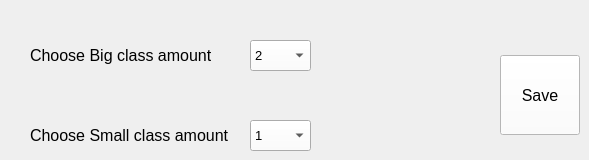
    <widget class="QWidget" name="tabClass">
     <attribute name="title">
      <string>Classes</string>
     </attribute>
     <widget class="QComboBox" name="comboBoxSmall">
      <property name="geometry">
       <rect>
        <x>250</x>
        <y>120</y>
        <width>61</width>
        <height>31</height>
       </rect>
      </property>
      <property name="palette">
       <palette>
        <active>
         <colorrole role="Button">
          <brush brushstyle="SolidPattern">
           <color alpha="255">
            <red>255</red>
            <green>255</green>
            <blue>255</blue>
           </color>
          </brush>
         </colorrole>
         <colorrole role="Light">
          <brush brushstyle="SolidPattern">
           <color alpha="255">
            <red>255</red>
            <green>255</green>
            <blue>255</blue>
           </color>
          </brush>
         </colorrole>
        </active>
        <inactive>
         <colorrole role="Button">
          <brush brushstyle="SolidPattern">
           <color alpha="255">
            <red>255</red>
            <green>255</green>
            <blue>255</blue>
           </color>
          </brush>
         </colorrole>
         <colorrole role="Light">
          <brush brushstyle="SolidPattern">
           <color alpha="255">
            <red>255</red>
            <green>255</green>
            <blue>255</blue>
           </color>
          </brush>
         </colorrole>
        </inactive>
        <disabled>
         <colorrole role="Button">
          <brush brushstyle="SolidPattern">
           <color alpha="255">
            <red>255</red>
            <green>255</green>
            <blue>255</blue>
           </color>
          </brush>
         </colorrole>
         <colorrole role="Light">
          <brush brushstyle="SolidPattern">
           <color alpha="255">
            <red>255</red>
            <green>255</green>
            <blue>255</blue>
           </color>
          </brush>
         </colorrole>
        </disabled>
       </palette>
      </property>
      <property name="font">
       <font>
        <pointsize>10</pointsize>
       </font>
      </property>
      <item>
       <property name="text">
        <string>1</string>
       </property>
      </item>
      <item>
       <property name="text">
        <string>2</string>
       </property>
      </item>
      <item>
       <property name="text">
        <string>3</string>
       </property>
      </item>
      <item>
       <property name="text">
        <string>4</string>
       </property>
      </item>
      <item>
       <property name="text">
        <string>5</string>
       </property>
      </item>
     </widget>
     <widget class="QLabel" name="label_2">
      <property name="geometry">
       <rect>
        <x>30</x>
        <y>120</y>
        <width>201</width>
        <height>31</height>
       </rect>
      </property>
      <property name="font">
       <font>
        <pointsize>12</pointsize>
       </font>
      </property>
      <property name="text">
       <string>Choose Small class amount</string>
      </property>
     </widget>
     <widget class="QLabel" name="label">
      <property name="geometry">
       <rect>
        <x>30</x>
        <y>40</y>
        <width>181</width>
        <height>31</height>
       </rect>
      </property>
      <property name="font">
       <font>
        <pointsize>12</pointsize>
        <weight>50</weight>
        <bold>false</bold>
       </font>
      </property>
      <property name="text">
       <string>Choose Big class amount :</string>
      </property>
     </widget>
     <widget class="QComboBox" name="comboBoxBig">
      <property name="geometry">
       <rect>
        <x>250</x>
        <y>40</y>
        <width>61</width>
        <height>31</height>
       </rect>
      </property>
      <property name="palette">
       <palette>
        <active>
         <colorrole role="Button">
          <brush brushstyle="SolidPattern">
           <color alpha="255">
            <red>255</red>
            <green>255</green>
            <blue>255</blue>
           </color>
          </brush>
         </colorrole>
         <colorrole role="Light">
          <brush brushstyle="SolidPattern">
           <color alpha="255">
            <red>255</red>
            <green>255</green>
            <blue>255</blue>
           </color>
          </brush>
         </colorrole>
        </active>
        <inactive>
         <colorrole role="Button">
          <brush brushstyle="SolidPattern">
           <color alpha="255">
            <red>255</red>
            <green>255</green>
            <blue>255</blue>
           </color>
          </brush>
         </colorrole>
         <colorrole role="Light">
          <brush brushstyle="SolidPattern">
           <color alpha="255">
            <red>255</red>
            <green>255</green>
            <blue>255</blue>
           </color>
          </brush>
         </colorrole>
        </inactive>
        <disabled>
         <colorrole role="Button">
          <brush brushstyle="SolidPattern">
           <color alpha="255">
            <red>255</red>
            <green>255</green>
            <blue>255</blue>
           </color>
          </brush>
         </colorrole>
         <colorrole role="Light">
          <brush brushstyle="SolidPattern">
           <color alpha="255">
            <red>255</red>
            <green>255</green>
            <blue>255</blue>
           </color>
          </brush>
         </colorrole>
        </disabled>
       </palette>
      </property>
      <property name="font">
       <font>
        <pointsize>10</pointsize>
       </font>
      </property>
      <property name="currentIndex">
       <number>1</number>
      </property>
      <item>
       <property name="text">
        <string>1</string>
       </property>
      </item>
      <item>
       <property name="text">
        <string>2</string>
       </property>
      </item>
      <item>
       <property name="text">
        <string>3</string>
       </property>
      </item>
      <item>
       <property name="text">
        <string>4</string>
       </property>
      </item>
      <item>
       <property name="text">
        <string>5</string>
       </property>
      </item>
     </widget>
     <widget class="QPushButton" name="pushButton_4">
      <property name="geometry">
       <rect>
        <x>500</x>
        <y>55</y>
        <width>80</width>
        <height>80</height>
       </rect>
      </property>
      <property name="palette">
       <palette>
        <active>
         <colorrole role="Button">
          <brush brushstyle="SolidPattern">
           <color alpha="255">
            <red>255</red>
            <green>255</green>
            <blue>255</blue>
           </color>
          </brush>
         </colorrole>
         <colorrole role="Light">
          <brush brushstyle="SolidPattern">
           <color alpha="255">
            <red>255</red>
            <green>255</green>
            <blue>255</blue>
           </color>
          </brush>
         </colorrole>
         <colorrole role="Base">
          <brush brushstyle="SolidPattern">
           <color alpha="255">
            <red>255</red>
            <green>255</green>
            <blue>255</blue>
           </color>
          </brush>
         </colorrole>
         <colorrole role="Window">
          <brush brushstyle="SolidPattern">
           <color alpha="255">
            <red>255</red>
            <green>255</green>
            <blue>255</blue>
           </color>
          </brush>
         </colorrole>
         <colorrole role="AlternateBase">
          <brush brushstyle="SolidPattern">
           <color alpha="255">
            <red>255</red>
            <green>255</green>
            <blue>255</blue>
           </color>
          </brush>
         </colorrole>
         <colorrole role="PlaceholderText">
          <brush brushstyle="SolidPattern">
           <color alpha="128">
            <red>255</red>
            <green>255</green>
            <blue>255</blue>
           </color>
          </brush>
         </colorrole>
        </active>
        <inactive>
         <colorrole role="Button">
          <brush brushstyle="SolidPattern">
           <color alpha="255">
            <red>255</red>
            <green>255</green>
            <blue>255</blue>
           </color>
          </brush>
         </colorrole>
         <colorrole role="Light">
          <brush brushstyle="SolidPattern">
           <color alpha="255">
            <red>255</red>
            <green>255</green>
            <blue>255</blue>
           </color>
          </brush>
         </colorrole>
         <colorrole role="Base">
          <brush brushstyle="SolidPattern">
           <color alpha="255">
            <red>255</red>
            <green>255</green>
            <blue>255</blue>
           </color>
          </brush>
         </colorrole>
         <colorrole role="Window">
          <brush brushstyle="SolidPattern">
           <color alpha="255">
            <red>255</red>
            <green>255</green>
            <blue>255</blue>
           </color>
          </brush>
         </colorrole>
         <colorrole role="AlternateBase">
          <brush brushstyle="SolidPattern">
           <color alpha="255">
            <red>255</red>
            <green>255</green>
            <blue>255</blue>
           </color>
          </brush>
         </colorrole>
         <colorrole role="PlaceholderText">
          <brush brushstyle="SolidPattern">
           <color alpha="128">
            <red>255</red>
            <green>255</green>
            <blue>255</blue>
           </color>
          </brush>
         </colorrole>
        </inactive>
        <disabled>
         <colorrole role="Button">
          <brush brushstyle="SolidPattern">
           <color alpha="255">
            <red>255</red>
            <green>255</green>
            <blue>255</blue>
           </color>
          </brush>
         </colorrole>
         <colorrole role="Light">
          <brush brushstyle="SolidPattern">
           <color alpha="255">
            <red>255</red>
            <green>255</green>
            <blue>255</blue>
           </color>
          </brush>
         </colorrole>
         <colorrole role="Base">
          <brush brushstyle="SolidPattern">
           <color alpha="255">
            <red>255</red>
            <green>255</green>
            <blue>255</blue>
           </color>
          </brush>
         </colorrole>
         <colorrole role="Window">
          <brush brushstyle="SolidPattern">
           <color alpha="255">
            <red>255</red>
            <green>255</green>
            <blue>255</blue>
           </color>
          </brush>
         </colorrole>
         <colorrole role="AlternateBase">
          <brush brushstyle="SolidPattern">
           <color alpha="255">
            <red>255</red>
            <green>255</green>
            <blue>255</blue>
           </color>
          </brush>
         </colorrole>
         <colorrole role="PlaceholderText">
          <brush brushstyle="SolidPattern">
           <color alpha="128">
            <red>255</red>
            <green>255</green>
            <blue>255</blue>
           </color>
          </brush>
         </colorrole>
        </disabled>
       </palette>
      </property>
      <property name="font">
       <font>
        <pointsize>12</pointsize>
       </font>
      </property>
      <property name="text">
       <string>Save</string>
      </property>
     </widget>
    </widget>
